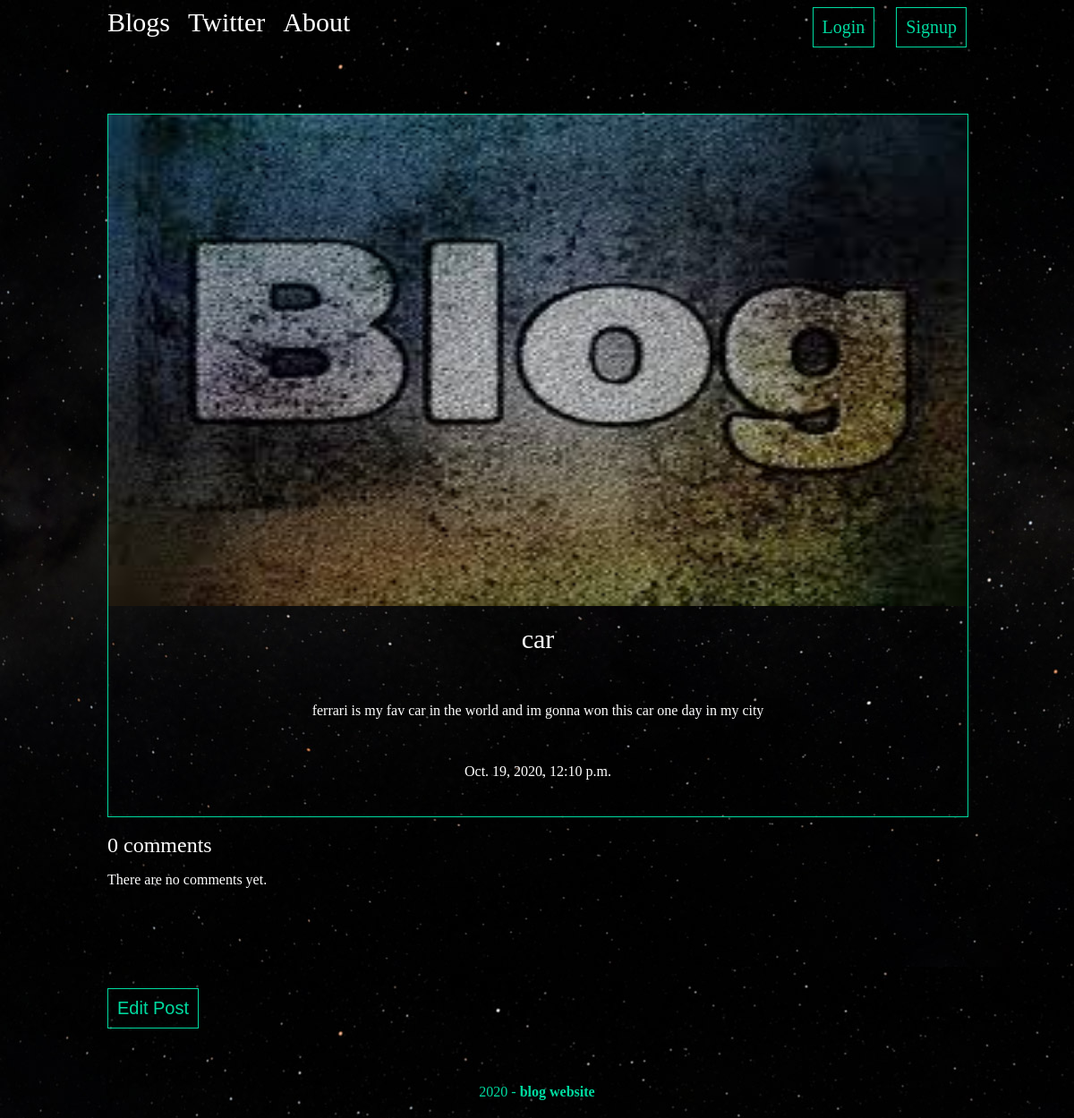
Page /Posts/userpost/car/ on the committed database.
### posts/models.py (models this page shows, shortened)
class Post(models.Model):
    title = models.CharField(max_length=100)
    body = models.TextField()
    date = models.DateTimeField(auto_now_add=True)
    thumb = models.ImageField(default="default.jpg",blank=True)
    author = models.ForeignKey(User,default=None,on_delete=models.CASCADE)

### posts/views.py (the view)
# urls.py: url(r'^userpost/(?P<name>[\w+\s*]+)/$',views.user_post_detail,name="user_post_detail"),
def user_post_detail(request,name):
    post = Post.objects.get(title=name)
    comments = Comment.objects.filter(post=post)
    return render(request, 'posts/user_post_detail.html',
                  {'post': post, 'comments': comments})

### posts/templates/posts/user_post_detail.html (shortened to what this page needs)
{% extends 'base_layout.html' %}
{% block contents %}
<br><br>
<div class="post-detail">
    <div class="post">
        <img src="{{post.thumb.url}}"/>
        <h2>{{post.title}}</h2><br>
        <p>{{post.body}}</p><br>
        <p>{{post.date}}</p>
    </div>
</div>
<br>
<div class="comment-block">
    {% with comments.count as total_comments %}
        <h2>{{ total_comments }} comment{{ total_comments|pluralize }}</h2>
    {% endwith %}
    {% for comment in comments %}
        <p>comment {{ forloop.counter }} by {{ comment.name }} {{ comment.created }}</p>
        <p>{{ comment.body|linebreaks }}</p>
    {% empty %}
        <p>There are no comments yet.</p>
    {% endfor %}
</div>
<form method="post" action="{% url 'posts:user_post_edit' name=post.title %}">
    <p><input class="highlight" type="submit" value="Edit Post" name="edit"></p>
</form>
<br><br>
{% endblock %}

### assets/css.css (style rules this page uses)
body { background-image:url(bg.jpg); color:#fff; }
h1,h2,h3,h4,h5 { font-weight:normal; margin:0; }
.recent-post,.post { padding:10px; width: 175px; height:200px; border: 1px solid #00dba0; position:relative; padding-bottom:18px; }
.post-detail .post { width:100%; height:100%; position:relative; padding:0; }
.post-detail .post img { width:100%; height:70%; }
.post-detail .post h2 { text-align:center; margin:20px auto; font-size:30px; }
.post-detail .post p { text-align:center; }
.comment-block { overflow-y:scroll; height:20%; }
input.highlight { border: 1px solid #00dba0; padding:10px; fborder-radius:4px; color:#00dba0; background-color: transparent; font-size:20px; }

### rows in the picture
Post: thumb (placeholder picture), title "car", body "ferrari is my fav car in the world and im gonna won this car one day in my city", date "Oct. 19, 2020, 12:10 p.m."

### other values in the picture
{{ total_comments }} "0"
